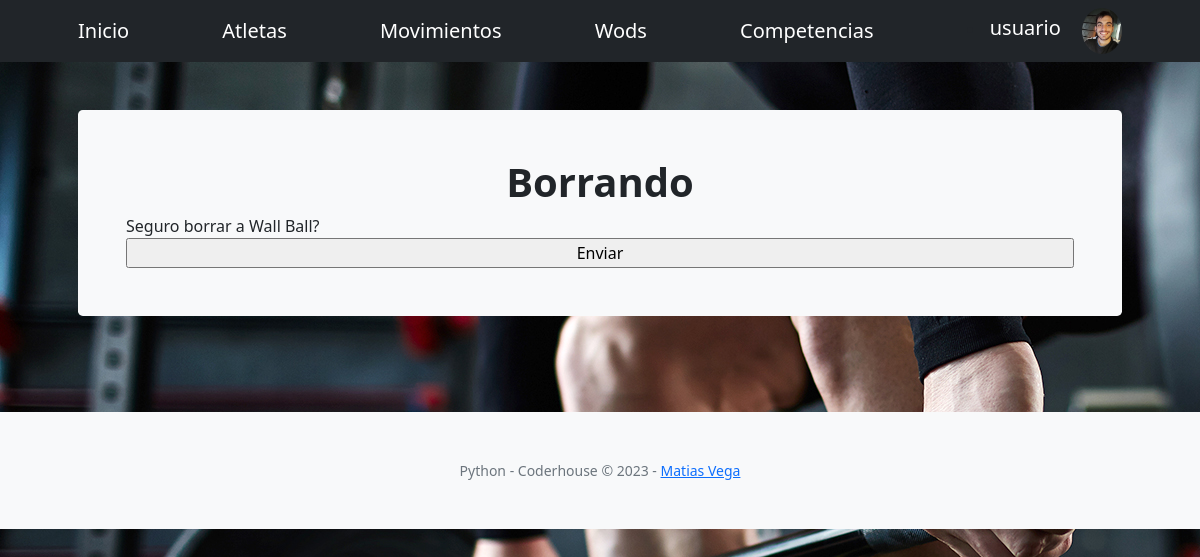
Page /AppCoder/borrar_movimiento/4 (signed in) on the committed database.
### AppCoder/models.py (models this page shows, shortened)
class AvatarImagen(models.Model):
    usuario = models.ForeignKey(User, on_delete = models.CASCADE)
    imagen = models.ImageField(upload_to="avatares", null=True, blank=True)

class Movimiento(models.Model):
    nombre= models.CharField(max_length=30)
    descripcion= models.CharField(max_length=1000)
    explicacion= models.CharField(max_length=200)
    imagen = models.ImageField(upload_to="movimientos", null=True, blank=True)
    dificultad = models.CharField(
        max_length=10,
        choices= VARIABLES,
        default='normal',
    )

### AppCoder/views.py (the view)
# urls.py: path("borrar_movimiento/<int:pk>", borrarMovimiento.as_view(), name="Borrar Movimiento"),
class borrarMovimiento(DeleteView):
    model = Movimiento
    success_url = "/AppCoder/listaMovimientos"
    template_name = "AppCoder/Movimiento/movimiento_confirm_delete.html"

### AppCoder/templates/AppCoder/Movimiento/movimiento_confirm_delete.html (shortened to what this page needs)
{% extends "AppCoder/padre.html" %}
{% block titulo %}
Borrando
{% endblock %}
{% block formulario %}
<form action="" method = "POST">
    Seguro borrar a {{object.nombre}}?
    <input type="submit" value = "Enviar">
</form>
{% endblock %}

### AppCoder/templates/AppCoder/padre.html (shortened to what this page needs)
<!DOCTYPE html>
<html lang="en">
    <head> {% load static %}
        <link href="https://cdn.jsdelivr.net/npm/bootstrap-icons@1.5.0/font/bootstrap-icons.css" rel="stylesheet" />
        <link href="https://cdnjs.cloudflare.com/ajax/libs/SimpleLightbox/2.1.0/simpleLightbox.min.css" rel="stylesheet" />
        <link href="{% static 'AppCoder/css/styles.css' %}" rel="stylesheet" />
    </head>
    <body id="page-top" style="background-image: url('/media/fondo/bg-masthead.jpg')">
        <nav class="navbar navbar-expand-lg navbar-dark bg-dark">
            <div class="container px-4 px-lg-5">
                <a class="navbar-brand" href="{% url 'Ver Scores' %}">Inicio</a>
                <a class="navbar-brand" href="{% url 'Ver Atletas' %}">Atletas</a>
                <a class="navbar-brand" href="{% url 'Ver Movimientos' %}">Movimientos</a>
                <a class="navbar-brand" href="{% url 'Ver Wods' %}">Wods</a>
                <a class="navbar-brand" href="{% url 'Ver Competencias' %}">Competencias</a>
                {% if request.user.is_authenticated %}
                <li class="nav-item dropdown">
                            {% with  request.user.avatarimagen_set.last as first_image %}
                            <a class="navbar-brand">  {{ request.user }}  </a>
                            {% if first_image %}
                                <img class="rounded-circle" width ="40px" href="#" role="button" data-bs-toggle="dropdown" aria-expanded="false" id="navbarDropdownPortfolio" src="{{first_image.imagen.url}}" href="{% url 'Cambiar Avatar' %}" alt="Datos de mi cuenta">
                            {% else %}
                                <img class="rounded-circle" width ="40px" href="#" role="button" data-bs-toggle="dropdown" aria-expanded="false" id="navbarDropdownPortfolio" src="/media/avatarSinAvatar.jpg" href="{% url 'Cambiar Avatar' %}" alt="Datos de mi cuenta">
                            {% endif %}
                                {% endwith %}
                        </li>
            </div>
                {% else %}
                <a class="btn btn-outline-primary btn-xl" href="{% url 'Log In' %}">Iniciar Sesión</a>
                <a class="btn btn-primary btn-xl" href="{% url 'Sign Up' %}">Registrarse</a>
                {% endif %}
        </nav>
        <section class="py-5" >
            <div class="container px-5" >
                <div class="bg-light rounded-3 py-5 px-4 px-md-5 mb-5">
                    <div class="text-center">
                        <h1 class="fw-bolder">
                            {% block titulo %}
                            {%endblock%}
                        </h1>
                </div>
                    <div>
                        {% block formulario %}
                        {%endblock%}
                    </div>
                </div>
        </section>
        <footer class="bg-light py-5">
            <div class="container px-4 px-lg-5"><div class="small text-center text-muted">Python - Coderhouse &copy; 2023 - <a href="{% url 'About' %}">Matias Vega</a></div></div>
        </footer>
    </body>
</html>

### rows in the picture
AvatarImagen: imagen (picture)
Movimiento: nombre "Wall Ball"

### other values in the picture
{{ request.user }} "usuario"
